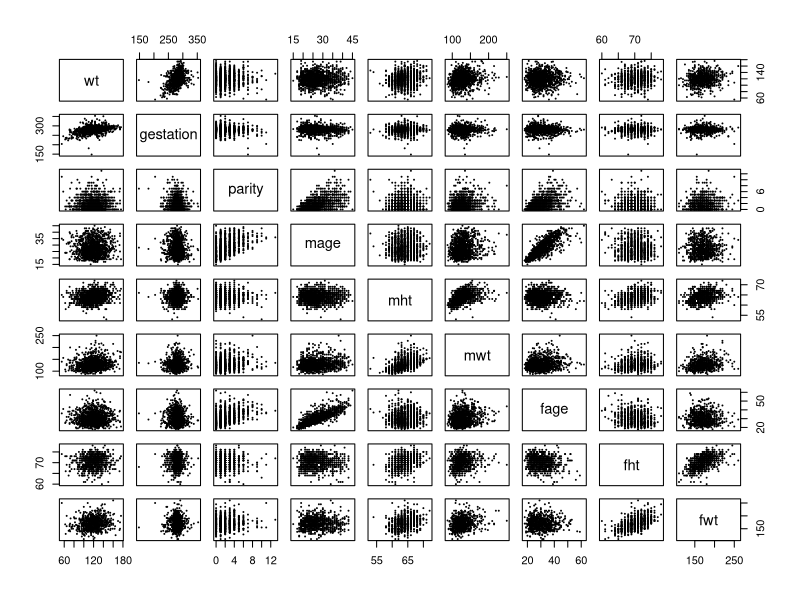
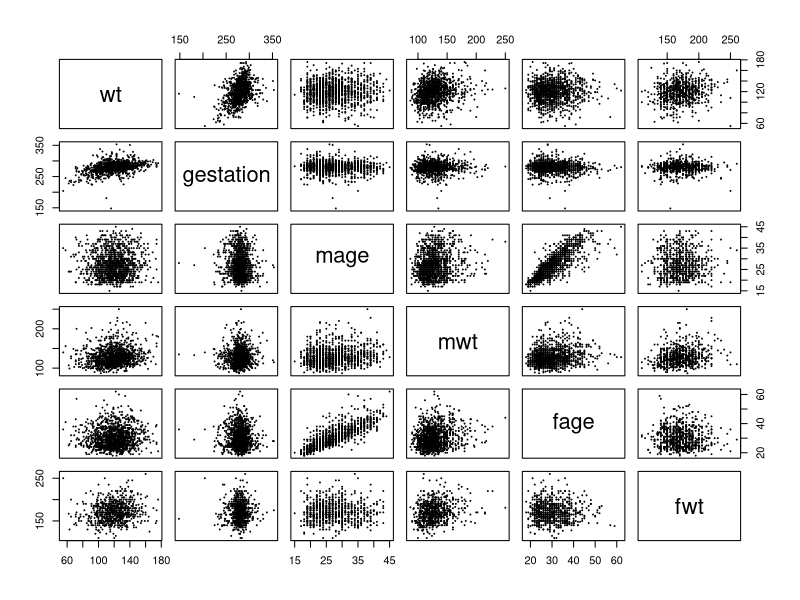

Write R code to recreate these figures, in order. (Note: a time limit stopped this script after it produced the figures.)
## ---- chunk 1
library(mice)
## ---- chunk 2
chds_births <- read.csv(file = "chds_births.csv")
chds_births$marital[!chds_births$marital %in% c(1:5)] = NA
chds_births$meth[chds_births$meth %in% c(0,1,2,3,4,5)] = 0
chds_births$meth[chds_births$meth %in% c(6)] = 1
chds_births$meth[chds_births$meth %in% c(7)] = 2
chds_births$meth[chds_births$meth %in% c(8)] = 3
chds_births$meth[chds_births$meth %in% c(9)] = 4
chds_births$meth[chds_births$meth %in% c(10)] = 5
chds_births$meth <- as.factor(chds_births$meth)
levels(chds_births$meth)
chds_births$med <- as.factor(chds_births$med)
levels(chds_births$med)
chds_births$feth <- as.factor(chds_births$feth)
levels(chds_births$feth)
chds_births$fed <- as.factor(chds_births$fed)
levels(chds_births$fed)
chds_births$marital <- as.factor(chds_births$marital)
levels(chds_births$marital)
chds_births$income <- as.factor(chds_births$income)
levels(chds_births$income)
chds_births$smoke <- as.factor(chds_births$smoke)
levels(chds_births$smoke)
chds_births$time <- as.factor(chds_births$time)
levels(chds_births$time)
chds_births$number <- as.factor(chds_births$number)
levels(chds_births$number)
## ---- chunk 3
summary(chds_births)
## ---- chunk 4
pairs(~wt + gestation + parity + mage + mht + mwt + fage + fht + fwt,cex = .05,  data = chds_births)
pairs(~wt + gestation + mage + mwt + fage + fwt,cex = .05,  data = chds_births)
## ---- chunk 5
births_mice <- mice(chds_births)
births_clean <- complete(births_mice)
summary(births_clean)
anyNA(births_clean)
births_clean
## ---- chunk 6
M0 <- lm(wt ~ 1, data = chds_births)
Mmax <- lm(wt ~ (.)^2, data = chds_births)
beta.max <- coef(Mmax)
names(beta.max)[is.na(beta.max)]
## ---- chunk 7
Mmax <- lm(wt ~ (. -marital)^2 + marital, data = chds_births)
Mstart <- lm(wt ~ ., data = chds_births)
anyNA(coef(Mmax))
## ---- chunk 8
M0 <- lm(wt ~ 1, data = births_clean)
Mmax <- lm(wt ~ (. -marital)^2 + marital, data = births_clean)
Mstart <- lm(wt ~ ., data = births_clean)
## ---- chunk 9
system.time({
  Mfwd <- step(object = M0, # starting point model
               scope = list(lower = M0, upper = Mmax), # smallest and largest model
               direction = "forward", trace = FALSE) # trace prints out information
})
Mfwd
## ---- chunk 10
system.time({
  Mback <- step(object = Mmax, # starting point model
                scope = list(lower = M0, upper = Mmax),
                direction = "backward", trace = FALSE)
})
Mback
## ---- chunk 11
system.time({
  Mstep <- step(object = Mstart,
                scope = list(lower = M0, upper = Mmax),
                direction = "both", trace = FALSE)
})
## ---- chunk 12
c(fwd = length(coef(Mfwd)), back = length(coef(Mback)), step = length(coef(Mstep)))
## ---- chunk 13
par(mfrow=c(2,3))
plot(fitted(Mfwd), residuals(Mfwd), main="forward")
plot(fitted(Mback), residuals(Mback), main="backward")
plot(fitted(Mstep), residuals(Mstep), main="stepwise")
qqnorm(residuals(Mfwd), main="forward")
qqnorm(residuals(Mback), main="backward")
qqnorm(residuals(Mstep), main="stepwise")
## ---- chunk 14
par(mfrow=c(1,3))
histogram(residuals(Mfwd)/sigma(Mfwd),breaks = 50,freq = FALSE)
histogram(residuals(Mback)/sigma(Mback),breaks = 50,freq = FALSE)
histogram(residuals(Mstep)/sigma(Mstep),breaks = 50,freq = FALSE)
